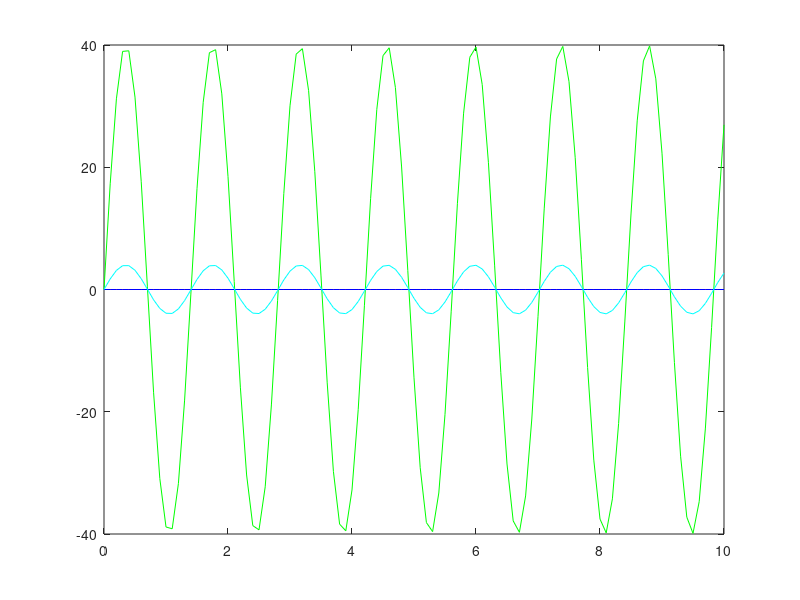

This chart was generated by the following MATLAB code:
clear all
clc

t=0:0.1:10
R=10;C=0.1;L=0.5;
w0=10;

Fr= 1/(2*pi*(sqrt(L*C)))
w=2*pi*Fr
Vk=40*sin(w*t);

XC=1/(w*C);
XL=w*L;
X=j*(XL-XC);
Z=R+X;
I=Vk/Z;
Vr=I*R;
Vc=-j*I*XC;
Vl=j*I*XL;

plot(t,Vr,'g')
hold on
plot(t,Vc,'r')
hold on
plot(t,Vl,'b')
hold on 
plot(t,I,'c')